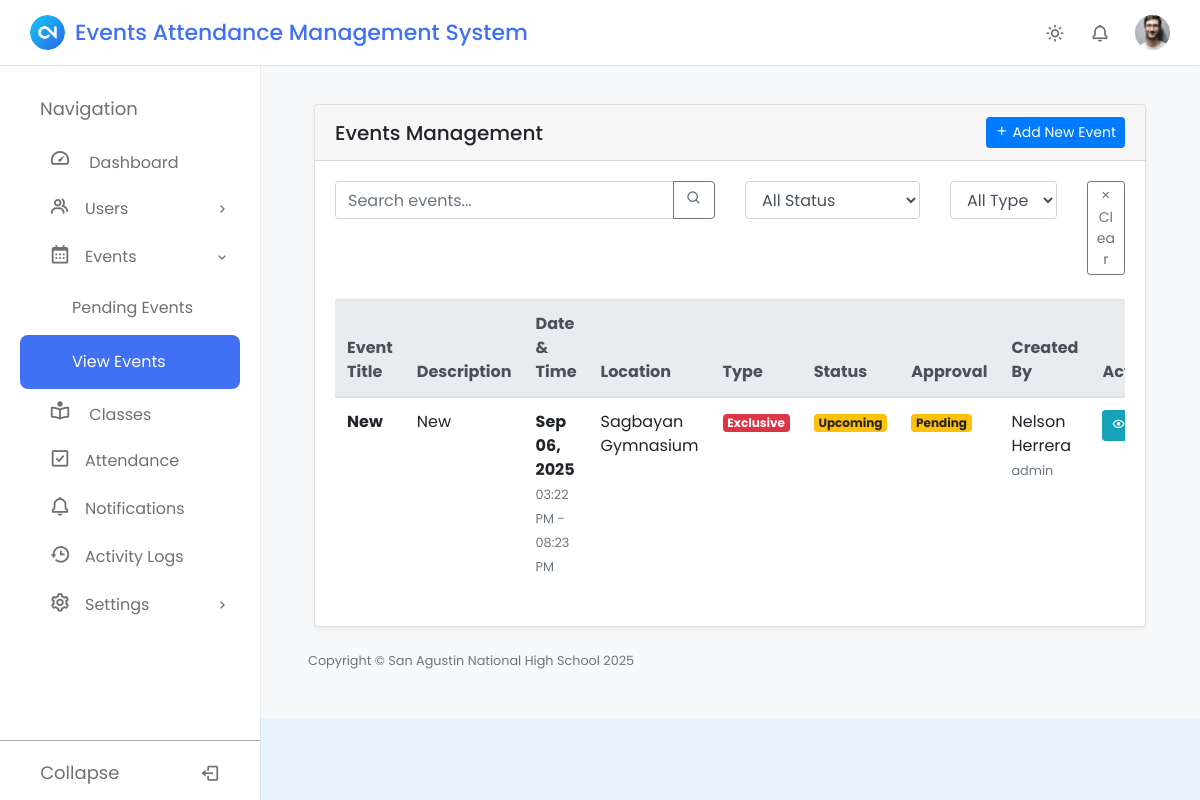
The page /pages/admin.php?page=events on the database as committed earlier.
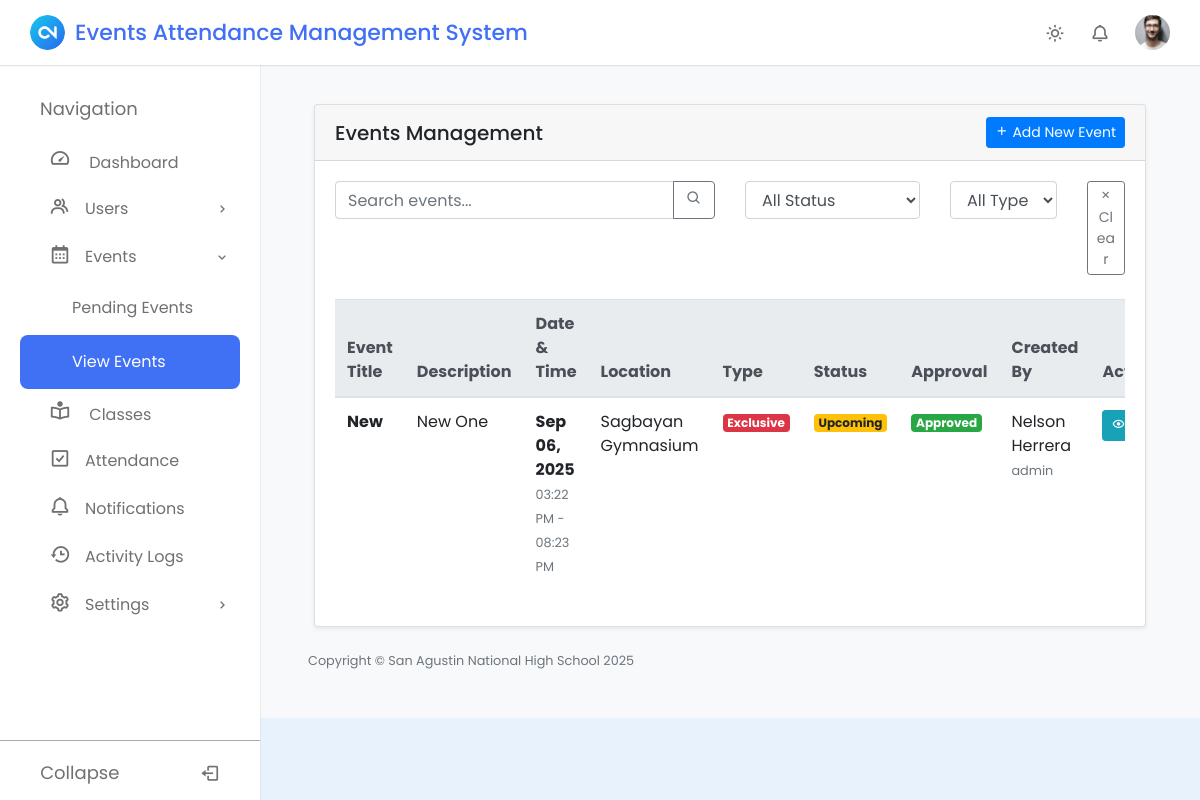
The same page on the database as committed later.
### tables this page shows
CREATE TABLE `events` (
  `event_id` int(11) NOT NULL,
  `title` varchar(255) NOT NULL,
  `event_description` text DEFAULT NULL,
  `event_date` date NOT NULL,
  `start_time` time NOT NULL,
  `end_time` time NOT NULL,
  `location` varchar(255) NOT NULL,
  `event_type` enum('Open','Exclusive') DEFAULT 'Open',
  `event_status` enum('Upcoming','Ongoing','Finished') NOT NULL DEFAULT 'Upcoming',
  `created_at` timestamp NOT NULL DEFAULT current_timestamp(),
  `created_by` int(11) NOT NULL,
  `creator_role` varchar(20) NOT NULL,
  `updated_by` int(11) DEFAULT NULL,
  `updated_at` timestamp NOT NULL DEFAULT current_timestamp() ON UPDATE current_timestamp(),
  `abs_penalty` int(11) NOT NULL DEFAULT 0,
  `approval_status` enum('Pending','Approved','Rejected') NOT NULL DEFAULT 'Pending'
);

CREATE TABLE `users` (
  `user_id` int(11) NOT NULL,
  `email` varchar(255) NOT NULL,
  `password` varchar(255) NOT NULL,
  `role` enum('admin','student','teacher','sslg') DEFAULT NULL,
  `profile_photo` varchar(255) DEFAULT NULL,
  `created_at` timestamp NULL DEFAULT current_timestamp(),
  `updated_at` timestamp NULL DEFAULT current_timestamp() ON UPDATE current_timestamp(),
  `status` enum('Pending','Approved','Rejected') NOT NULL DEFAULT 'Pending',
  `code` int(11) NOT NULL,
  `verification_status` enum('notverified','verified') NOT NULL,
  `firstname` varchar(50) NOT NULL,
  `lastname` varchar(50) NOT NULL,
  `gender` enum('Male','Female') NOT NULL,
  `updated_by` int(11) DEFAULT NULL
);

### includes/admin/eventsTBL.php (the view, shortened to what the changed rows need)
<?php
require_once __DIR__ . "/../../config/database.php";
$records_per_page = 10;
$page = isset($_GET['page']) ? max(1, (int)$_GET['page']) : 1;
$offset = ($page - 1) * $records_per_page;
$total_query = "SELECT COUNT(*) as total FROM events";
$total_result = mysqli_query($con, $total_query);
$total_row = mysqli_fetch_assoc($total_result);
$total_records = $total_row['total'];
if ($total_records > 0) {
    $query = "SELECT e.*,
              CONCAT(u.firstname, ' ', u.lastname) as creator_name,
              u.role as creator_role
              FROM events e
              LEFT JOIN users u ON e.created_by = u.user_id
              ORDER BY e.created_at DESC
              LIMIT ?, ?";
    $stmt = $con->prepare($query);
    $stmt->bind_param("ii", $offset, $records_per_page);
    $stmt->execute();
    $result = $stmt->get_result();
} else {
    $result = null;
}
?>
<div class="card mt-4 shadow-sm">
    <div class="card-body">
        <div class="table-responsive">
            <table class="table table-hover" id="eventsTable">
                <thead class="thead-light">
                    <tr>
                        <th>Event Title</th>
                        <th>Description</th>
                        <th>Date & Time</th>
                        <th>Location</th>
                        <th>Type</th>
                        <th>Status</th>
                        <th>Approval</th>
                        <th>Created By</th>
                        <th>Actions</th>
                    </tr>
                </thead>
                <tbody>
                    <?php
                    if ($total_records > 0 && $result && mysqli_num_rows($result) > 0) {
                        while ($row = mysqli_fetch_assoc($result)) {
                            $event_id = $row['event_id'];
                            $title = htmlspecialchars($row['title']);
                            $description = htmlspecialchars($row['event_description']);
                            $event_date = date('M d, Y', strtotime($row['event_date']));
                            $start_time = date('h:i A', strtotime($row['start_time']));
                            $end_time = date('h:i A', strtotime($row['end_time']));
                            $location = htmlspecialchars($row['location']);
                            $event_type = htmlspecialchars($row['event_type']);
                            $status = htmlspecialchars($row['event_status']);
                            $creator_name = htmlspecialchars($row['creator_name'] ?? 'Unknown');
                            $creator_role = htmlspecialchars($row['creator_role'] ?? 'Unknown');
                            $status_badge = '';
                            switch($status) {
                                case 'Upcoming':
                                    $status_badge = 'badge-warning';
                                    break;
                            }
                            $type_badge = ($event_type == 'Exclusive') ? 'badge-danger' : 'badge-primary';
                            $approval_status = $row['approval_status'] ?? 'Pending';
                            $approval_badge = '';
                            switch($approval_status) {
                                case 'Approved':
                                    $approval_badge = 'badge-success';
                                    break;
                                default:
                                    $approval_badge = 'badge-warning';
                                    break;
                            }
                            echo "<tr data-event-id='$event_id'>
                                <td><strong>$title</strong></td>
                                <td>" . (strlen($description) > 50 ? substr($description, 0, 50) . '...' : $description) . "</td>
                                <td>
                                    <div><strong>$event_date</strong></div>
                                    <small class='text-muted'>$start_time - $end_time</small>
                                </td>
                                <td>$location</td>
                                <td><span class='badge $type_badge'>$event_type</span></td>
                                <td><span class='badge $status_badge'>$status</span></td>
                                <td><span class='badge $approval_badge'>$approval_status</span></td>
                                <td>
                                    <div>$creator_name</div>
                                    <small class='text-muted'>$creator_role</small>
                                </td>
                                <td>
                                    <div class='btn-group' role='group'>
                                        <button type='button' class='btn btn-info btn-sm view-event-btn'
                                                data-toggle='modal' data-target='#viewEventModal'
                                                data-event-id='$event_id' title='View Details'>
                                            <i class='bx bx-show'></i>
                                        </button>
                                        <button type='button' class='btn btn-warning btn-sm edit-event-btn'
                                                data-toggle='modal' data-target='#editEventModal'
                                                data-event-id='$event_id' title='Edit Event'>
                                            <i class='bx bx-edit'></i>
                                        </button>
                                        <button type='button' class='btn btn-danger btn-sm delete-event-btn'
                                                data-event-id='$event_id' title='Delete Event'>
                                            <i class='bx bx-trash'></i>
                                        </button>
                                    </div>
                                </td>
                            </tr>";
                        }
                    }
                    ?>
                </tbody>
            </table>
        </div>
    </div>
</div>

Rows that differ between the two databases and show on the page:
changed events "New": event_description "New" → "New One"; approval_status "Pending" → "Approved"
